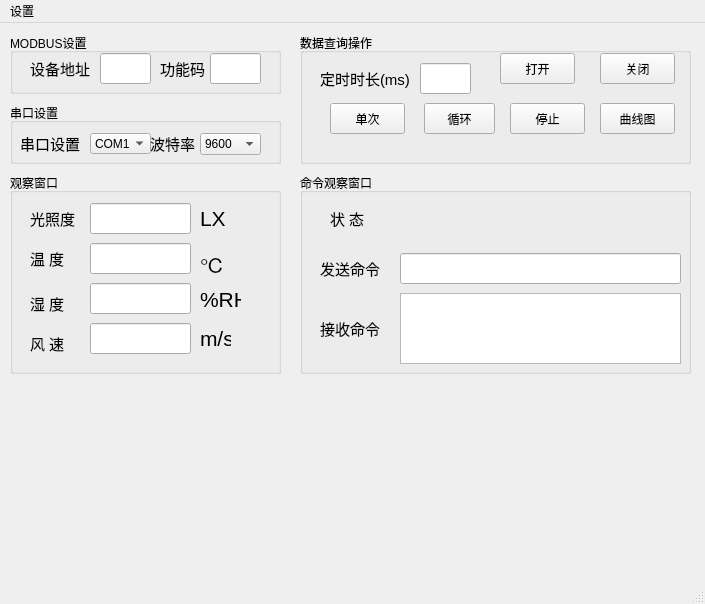
<?xml version="1.0" encoding="UTF-8"?>
<ui version="4.0">
 <class>MainWindow</class>
 <widget class="QMainWindow" name="MainWindow">
  <property name="geometry">
   <rect>
    <x>0</x>
    <y>0</y>
    <width>705</width>
    <height>604</height>
   </rect>
  </property>
  <property name="windowTitle">
   <string>MainWindow</string>
  </property>
  <widget class="QWidget" name="centralwidget">
   <widget class="QGroupBox" name="Modbus_groupBox">
    <property name="geometry">
     <rect>
      <x>10</x>
      <y>10</y>
      <width>271</width>
      <height>61</height>
     </rect>
    </property>
    <property name="title">
     <string>MODBUS设置</string>
    </property>
    <widget class="QLabel" name="Device_label">
     <property name="geometry">
      <rect>
       <x>20</x>
       <y>20</y>
       <width>71</width>
       <height>31</height>
      </rect>
     </property>
     <property name="text">
      <string>&lt;html&gt;&lt;head/&gt;&lt;body&gt;&lt;p&gt;&lt;span style=&quot; font-size:11pt;&quot;&gt;设备地址&lt;/span&gt;&lt;/p&gt;&lt;/body&gt;&lt;/html&gt;</string>
     </property>
    </widget>
    <widget class="QLabel" name="Function_label">
     <property name="geometry">
      <rect>
       <x>150</x>
       <y>20</y>
       <width>51</width>
       <height>31</height>
      </rect>
     </property>
     <property name="text">
      <string>&lt;html&gt;&lt;head/&gt;&lt;body&gt;&lt;p&gt;&lt;span style=&quot; font-size:11pt;&quot;&gt;功能码&lt;/span&gt;&lt;/p&gt;&lt;/body&gt;&lt;/html&gt;</string>
     </property>
    </widget>
    <widget class="QLineEdit" name="Functiom_lineEdit">
     <property name="geometry">
      <rect>
       <x>200</x>
       <y>20</y>
       <width>51</width>
       <height>31</height>
      </rect>
     </property>
    </widget>
    <widget class="QLineEdit" name="Device_lineEdit">
     <property name="geometry">
      <rect>
       <x>90</x>
       <y>20</y>
       <width>51</width>
       <height>31</height>
      </rect>
     </property>
    </widget>
   </widget>
   <widget class="QGroupBox" name="Port_groupBox">
    <property name="geometry">
     <rect>
      <x>10</x>
      <y>80</y>
      <width>271</width>
      <height>61</height>
     </rect>
    </property>
    <property name="title">
     <string>串口设置</string>
    </property>
    <widget class="QLabel" name="Port_label">
     <property name="geometry">
      <rect>
       <x>10</x>
       <y>20</y>
       <width>61</width>
       <height>41</height>
      </rect>
     </property>
     <property name="text">
      <string>&lt;html&gt;&lt;head/&gt;&lt;body&gt;&lt;p&gt;&lt;span style=&quot; font-size:11pt;&quot;&gt;串口设置&lt;/span&gt;&lt;/p&gt;&lt;/body&gt;&lt;/html&gt;</string>
     </property>
    </widget>
    <widget class="QComboBox" name="Port_comboBox">
     <property name="geometry">
      <rect>
       <x>80</x>
       <y>30</y>
       <width>61</width>
       <height>21</height>
      </rect>
     </property>
     <item>
      <property name="text">
       <string>COM1</string>
      </property>
     </item>
     <item>
      <property name="text">
       <string>COM2</string>
      </property>
     </item>
     <item>
      <property name="text">
       <string>COM3</string>
      </property>
     </item>
     <item>
      <property name="text">
       <string>COM4</string>
      </property>
     </item>
     <item>
      <property name="text">
       <string>COM5</string>
      </property>
     </item>
     <item>
      <property name="text">
       <string>COM6</string>
      </property>
     </item>
     <item>
      <property name="text">
       <string>COM7</string>
      </property>
     </item>
    </widget>
    <widget class="QComboBox" name="Baud_comboBox">
     <property name="geometry">
      <rect>
       <x>190</x>
       <y>30</y>
       <width>61</width>
       <height>22</height>
      </rect>
     </property>
     <item>
      <property name="text">
       <string>9600</string>
      </property>
     </item>
     <item>
      <property name="text">
       <string>14400</string>
      </property>
     </item>
     <item>
      <property name="text">
       <string>19200</string>
      </property>
     </item>
    </widget>
    <widget class="QLabel" name="Baud_label">
     <property name="geometry">
      <rect>
       <x>140</x>
       <y>20</y>
       <width>61</width>
       <height>41</height>
      </rect>
     </property>
     <property name="text">
      <string>&lt;html&gt;&lt;head/&gt;&lt;body&gt;&lt;p&gt;&lt;span style=&quot; font-size:11pt;&quot;&gt;波特率&lt;/span&gt;&lt;/p&gt;&lt;/body&gt;&lt;/html&gt;</string>
     </property>
    </widget>
   </widget>
   <widget class="QGroupBox" name="Data_groupBox">
    <property name="geometry">
     <rect>
      <x>300</x>
      <y>10</y>
      <width>391</width>
      <height>131</height>
     </rect>
    </property>
    <property name="title">
     <string>数据查询操作</string>
    </property>
    <widget class="QLineEdit" name="Time_lineEdit">
     <property name="geometry">
      <rect>
       <x>120</x>
       <y>30</y>
       <width>51</width>
       <height>31</height>
      </rect>
     </property>
     <property name="toolTip">
      <string>&lt;html&gt;&lt;head/&gt;&lt;body&gt;&lt;p&gt;&lt;span style=&quot; font-size:18pt;&quot;&gt;1000&lt;/span&gt;&lt;/p&gt;&lt;/body&gt;&lt;/html&gt;</string>
     </property>
     <property name="text">
      <string/>
     </property>
    </widget>
    <widget class="QLabel" name="Time_label">
     <property name="geometry">
      <rect>
       <x>20</x>
       <y>30</y>
       <width>91</width>
       <height>31</height>
      </rect>
     </property>
     <property name="text">
      <string>&lt;html&gt;&lt;head/&gt;&lt;body&gt;&lt;p&gt;&lt;span style=&quot; font-size:11pt;&quot;&gt;定时时长(ms)&lt;/span&gt;&lt;/p&gt;&lt;/body&gt;&lt;/html&gt;</string>
     </property>
    </widget>
    <widget class="QPushButton" name="Circle_pushButton">
     <property name="geometry">
      <rect>
       <x>124</x>
       <y>70</y>
       <width>71</width>
       <height>31</height>
      </rect>
     </property>
     <property name="text">
      <string>循环</string>
     </property>
    </widget>
    <widget class="QPushButton" name="Signal_pushButton">
     <property name="geometry">
      <rect>
       <x>30</x>
       <y>70</y>
       <width>75</width>
       <height>31</height>
      </rect>
     </property>
     <property name="text">
      <string>单次</string>
     </property>
    </widget>
    <widget class="QPushButton" name="Stop_pushButton">
     <property name="geometry">
      <rect>
       <x>210</x>
       <y>70</y>
       <width>75</width>
       <height>31</height>
      </rect>
     </property>
     <property name="toolTip">
      <string>&lt;html&gt;&lt;head/&gt;&lt;body&gt;&lt;p&gt;&lt;span style=&quot; font-size:11pt;&quot;&gt;停止&lt;/span&gt;&lt;/p&gt;&lt;/body&gt;&lt;/html&gt;</string>
     </property>
     <property name="text">
      <string>停止</string>
     </property>
    </widget>
    <widget class="QPushButton" name="Close_pushButton">
     <property name="geometry">
      <rect>
       <x>300</x>
       <y>20</y>
       <width>75</width>
       <height>31</height>
      </rect>
     </property>
     <property name="text">
      <string>关闭</string>
     </property>
    </widget>
    <widget class="QPushButton" name="Open_pushButton">
     <property name="geometry">
      <rect>
       <x>200</x>
       <y>20</y>
       <width>75</width>
       <height>31</height>
      </rect>
     </property>
     <property name="text">
      <string>打开</string>
     </property>
    </widget>
    <widget class="QPushButton" name="curve_pushButton">
     <property name="geometry">
      <rect>
       <x>300</x>
       <y>70</y>
       <width>75</width>
       <height>31</height>
      </rect>
     </property>
     <property name="toolTip">
      <string>&lt;html&gt;&lt;head/&gt;&lt;body&gt;&lt;p&gt;&lt;span style=&quot; font-size:11pt;&quot;&gt;停止&lt;/span&gt;&lt;/p&gt;&lt;/body&gt;&lt;/html&gt;</string>
     </property>
     <property name="text">
      <string>曲线图</string>
     </property>
    </widget>
   </widget>
   <widget class="QGroupBox" name="Command_groupBox">
    <property name="geometry">
     <rect>
      <x>300</x>
      <y>150</y>
      <width>391</width>
      <height>201</height>
     </rect>
    </property>
    <property name="title">
     <string>命令观察窗口</string>
    </property>
    <widget class="QLineEdit" name="Send_lineEdit">
     <property name="geometry">
      <rect>
       <x>100</x>
       <y>80</y>
       <width>281</width>
       <height>31</height>
      </rect>
     </property>
     <property name="text">
      <string/>
     </property>
    </widget>
    <widget class="QLabel" name="Recieve_label">
     <property name="geometry">
      <rect>
       <x>20</x>
       <y>140</y>
       <width>61</width>
       <height>31</height>
      </rect>
     </property>
     <property name="text">
      <string>&lt;html&gt;&lt;head/&gt;&lt;body&gt;&lt;p&gt;&lt;span style=&quot; font-size:11pt;&quot;&gt;接收命令&lt;/span&gt;&lt;/p&gt;&lt;/body&gt;&lt;/html&gt;</string>
     </property>
    </widget>
    <widget class="QPlainTextEdit" name="Recieve_plainTextEdit">
     <property name="geometry">
      <rect>
       <x>100</x>
       <y>120</y>
       <width>281</width>
       <height>71</height>
      </rect>
     </property>
    </widget>
    <widget class="QLabel" name="Send_label">
     <property name="geometry">
      <rect>
       <x>20</x>
       <y>80</y>
       <width>61</width>
       <height>31</height>
      </rect>
     </property>
     <property name="text">
      <string>&lt;html&gt;&lt;head/&gt;&lt;body&gt;&lt;p&gt;&lt;span style=&quot; font-size:11pt;&quot;&gt;发送命令&lt;/span&gt;&lt;/p&gt;&lt;/body&gt;&lt;/html&gt;</string>
     </property>
    </widget>
    <widget class="QLabel" name="State_label">
     <property name="geometry">
      <rect>
       <x>30</x>
       <y>30</y>
       <width>51</width>
       <height>31</height>
      </rect>
     </property>
     <property name="text">
      <string>&lt;html&gt;&lt;head/&gt;&lt;body&gt;&lt;p&gt;&lt;span style=&quot; font-size:11pt;&quot;&gt;状  态&lt;/span&gt;&lt;/p&gt;&lt;/body&gt;&lt;/html&gt;</string>
     </property>
    </widget>
    <widget class="QLabel" name="Show_label">
     <property name="geometry">
      <rect>
       <x>100</x>
       <y>20</y>
       <width>271</width>
       <height>51</height>
      </rect>
     </property>
     <property name="text">
      <string/>
     </property>
    </widget>
   </widget>
   <widget class="QGroupBox" name="Watch_groupBox">
    <property name="geometry">
     <rect>
      <x>10</x>
      <y>150</y>
      <width>271</width>
      <height>201</height>
     </rect>
    </property>
    <property name="title">
     <string>观察窗口</string>
    </property>
    <widget class="QLabel" name="C_label">
     <property name="geometry">
      <rect>
       <x>190</x>
       <y>70</y>
       <width>31</width>
       <height>41</height>
      </rect>
     </property>
     <property name="text">
      <string>&lt;html&gt;&lt;head/&gt;&lt;body&gt;&lt;p&gt;&lt;span style=&quot; font-size:16pt;&quot;&gt;℃&lt;/span&gt;&lt;/p&gt;&lt;/body&gt;&lt;/html&gt;</string>
     </property>
    </widget>
    <widget class="QLineEdit" name="Temp_lineEdit">
     <property name="geometry">
      <rect>
       <x>80</x>
       <y>70</y>
       <width>101</width>
       <height>31</height>
      </rect>
     </property>
     <property name="toolTip">
      <string>&lt;html&gt;&lt;head/&gt;&lt;body&gt;&lt;p align=&quot;center&quot;&gt;&lt;br/&gt;&lt;/p&gt;&lt;/body&gt;&lt;/html&gt;</string>
     </property>
     <property name="text">
      <string/>
     </property>
    </widget>
    <widget class="QLineEdit" name="Humidity_lineEdit">
     <property name="geometry">
      <rect>
       <x>80</x>
       <y>110</y>
       <width>101</width>
       <height>31</height>
      </rect>
     </property>
    </widget>
    <widget class="QLabel" name="Temp_label">
     <property name="geometry">
      <rect>
       <x>20</x>
       <y>70</y>
       <width>41</width>
       <height>31</height>
      </rect>
     </property>
     <property name="text">
      <string>&lt;html&gt;&lt;head/&gt;&lt;body&gt;&lt;p&gt;&lt;span style=&quot; font-size:11pt;&quot;&gt;温 度 &lt;/span&gt;&lt;/p&gt;&lt;/body&gt;&lt;/html&gt;</string>
     </property>
    </widget>
    <widget class="QLineEdit" name="Airspped_lineEdit">
     <property name="geometry">
      <rect>
       <x>80</x>
       <y>150</y>
       <width>101</width>
       <height>31</height>
      </rect>
     </property>
    </widget>
    <widget class="QLabel" name="RH_label">
     <property name="geometry">
      <rect>
       <x>190</x>
       <y>111</y>
       <width>41</width>
       <height>31</height>
      </rect>
     </property>
     <property name="text">
      <string>&lt;html&gt;&lt;head/&gt;&lt;body&gt;&lt;p&gt;&lt;span style=&quot; font-size:16pt;&quot;&gt;%RH&lt;/span&gt;&lt;/p&gt;&lt;/body&gt;&lt;/html&gt;</string>
     </property>
    </widget>
    <widget class="QLabel" name="illumation_label">
     <property name="geometry">
      <rect>
       <x>20</x>
       <y>30</y>
       <width>51</width>
       <height>31</height>
      </rect>
     </property>
     <property name="text">
      <string>&lt;html&gt;&lt;head/&gt;&lt;body&gt;&lt;p&gt;&lt;span style=&quot; font-size:11pt;&quot;&gt;光照度&lt;/span&gt;&lt;/p&gt;&lt;/body&gt;&lt;/html&gt;</string>
     </property>
    </widget>
    <widget class="QLabel" name="LX_label">
     <property name="geometry">
      <rect>
       <x>190</x>
       <y>30</y>
       <width>41</width>
       <height>31</height>
      </rect>
     </property>
     <property name="text">
      <string>&lt;html&gt;&lt;head/&gt;&lt;body&gt;&lt;p&gt;&lt;span style=&quot; font-size:16pt;&quot;&gt;LX&lt;/span&gt;&lt;/p&gt;&lt;/body&gt;&lt;/html&gt;</string>
     </property>
    </widget>
    <widget class="QLabel" name="MS_label">
     <property name="geometry">
      <rect>
       <x>190</x>
       <y>150</y>
       <width>31</width>
       <height>31</height>
      </rect>
     </property>
     <property name="text">
      <string>&lt;html&gt;&lt;head/&gt;&lt;body&gt;&lt;p&gt;&lt;span style=&quot; font-size:16pt;&quot;&gt;m/s&lt;/span&gt;&lt;/p&gt;&lt;/body&gt;&lt;/html&gt;</string>
     </property>
    </widget>
    <widget class="QLineEdit" name="illumation_lineEdit">
     <property name="geometry">
      <rect>
       <x>80</x>
       <y>30</y>
       <width>101</width>
       <height>31</height>
      </rect>
     </property>
     <property name="toolTip">
      <string>&lt;html&gt;&lt;head/&gt;&lt;body&gt;&lt;p align=&quot;center&quot;&gt;&lt;span style=&quot; font-size:16pt; font-weight:600;&quot;&gt;0.00&lt;/span&gt;&lt;/p&gt;&lt;/body&gt;&lt;/html&gt;</string>
     </property>
     <property name="text">
      <string/>
     </property>
    </widget>
    <widget class="QLabel" name="Airspeed_label">
     <property name="geometry">
      <rect>
       <x>20</x>
       <y>150</y>
       <width>41</width>
       <height>41</height>
      </rect>
     </property>
     <property name="text">
      <string>&lt;html&gt;&lt;head/&gt;&lt;body&gt;&lt;p&gt;&lt;span style=&quot; font-size:11pt;&quot;&gt;风 速&lt;/span&gt;&lt;/p&gt;&lt;/body&gt;&lt;/html&gt;</string>
     </property>
    </widget>
    <widget class="QLabel" name="Humidity_label">
     <property name="geometry">
      <rect>
       <x>20</x>
       <y>110</y>
       <width>41</width>
       <height>41</height>
      </rect>
     </property>
     <property name="text">
      <string>&lt;html&gt;&lt;head/&gt;&lt;body&gt;&lt;p&gt;&lt;span style=&quot; font-size:11pt;&quot;&gt;湿 度&lt;/span&gt;&lt;/p&gt;&lt;/body&gt;&lt;/html&gt;</string>
     </property>
    </widget>
   </widget>
  </widget>
  <widget class="QMenuBar" name="menubar">
   <property name="geometry">
    <rect>
     <x>0</x>
     <y>0</y>
     <width>705</width>
     <height>23</height>
    </rect>
   </property>
   <widget class="QMenu" name="menu">
    <property name="title">
     <string>设置</string>
    </property>
    <addaction name="actionSave_2"/>
   </widget>
   <addaction name="menu"/>
  </widget>
  <widget class="QStatusBar" name="statusbar"/>
  <action name="actionSave">
   <property name="text">
    <string>save</string>
   </property>
  </action>
  <action name="actionSave_2">
   <property name="text">
    <string>save</string>
   </property>
  </action>
 </widget>
 <resources/>
 <connections/>
</ui>
